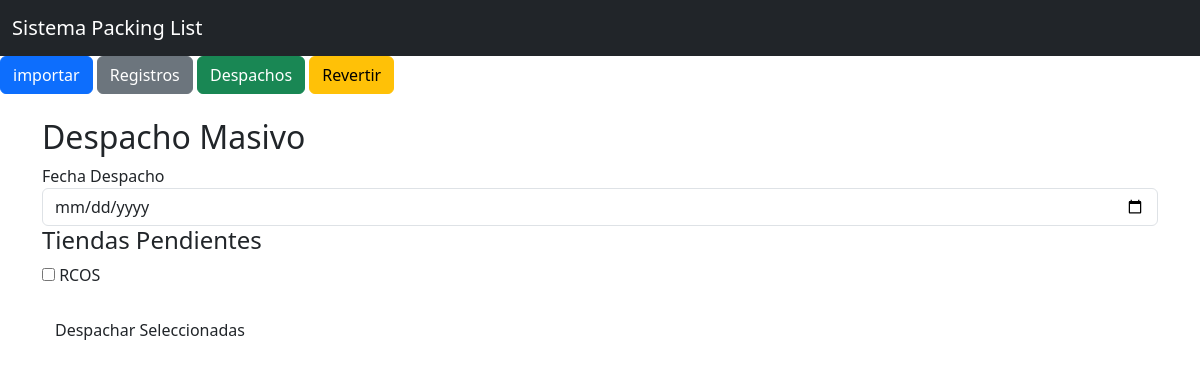
/despachos, run on an earlier commit of the app's database.
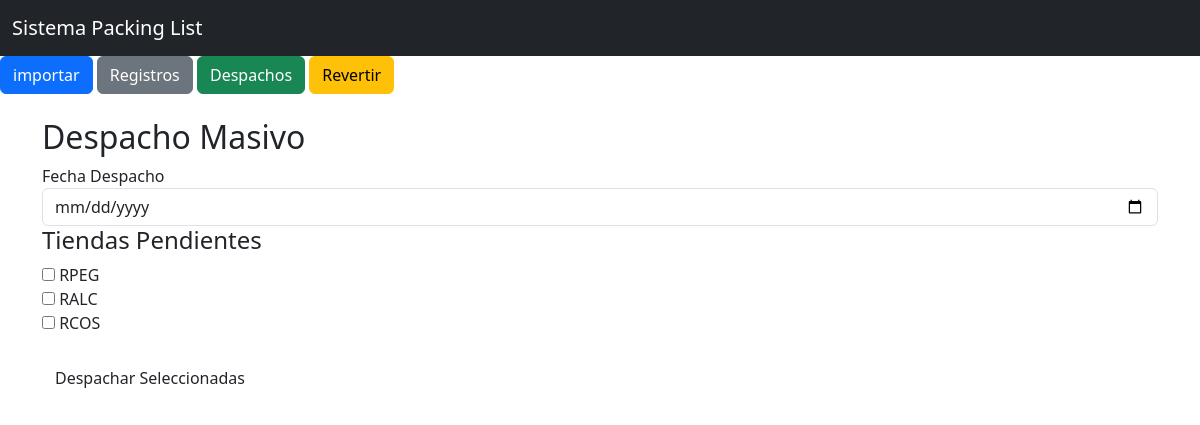
And on a later commit of the database.
### models.py (models this page shows)
class Consolidado(db.Model):
    __tablename__ = "consolidado"
    id = db.Column(db.Integer, primary_key=True)
    oc = db.Column(db.String(50))
    factura = db.Column(db.String(50))
    destino = db.Column(db.String(20), nullable=False)
    proveedor = db.Column(db.String(150))
    bultos = db.Column(db.Integer, nullable=False)
    unidades = db.Column(db.String(50), nullable=False)
    tipo_carga = db.Column(db.String(50), nullable=False, default="NACIONAL")
    etiqueta = db.Column(db.String(150))
    observacion = db.Column(db.String(500))
    estado = db.Column(db.String(20), nullable=False, default="PENDIENTE")
    origen_archivo = db.Column(db.String(50), nullable=False)
    nombre_archivo = db.Column(db.String(255))
    fecha_carga = db.Column(db.DateTime)
    eliminado = db.Column(db.Boolean, nullable=False, default=False)
    fecha_eliminacion = db.Column(db.DateTime)
    fecha_despacho = db.Column(db.DateTime)

### app.py (the view, shortened to what this page needs)
@app.route("/despachos", methods=["GET", "POST"])
def despachos():
    tiendas = (
        db.session.query(Consolidado.destino)
        .filter(Consolidado.estado == "PENDIENTE", Consolidado.eliminado == False)
        .distinct()
        .all()
    )
    return render_template("despachos.html", tiendas=tiendas)

### templates/despachos.html
{%- extends "base.html" -%}
{%- block contenido -%}
<h2>Despacho Masivo</h2>
<form method="POST" action="/despachos">
    <div class="mb-3"
        <label class="form-label">Fecha Despacho</label>
        <input type="date" name="fecha_despacho" class="form-control" required>
    <h4>Tiendas Pendientes</h4>
    {% for tienda in tiendas %}
    <div class=""form-check">
        <input class=""form-check-input" type="checkbox" name="tiendas" value="{{ tienda[0]}}">
        <label class=""form-check-label">
            {{ tienda[0]}}
        </label>
    </div>
    {% endfor %}
    <br>
    <button type=""submit" class="btn btn-succcess">Despachar Seleccionadas</button>
</form>
{%- endblock -%}

What changed in the data, as far as the page shows it:
now on this page (row edited): Consolidado: destino "RPEG"
now on this page (row edited): Consolidado: destino "RALC"
